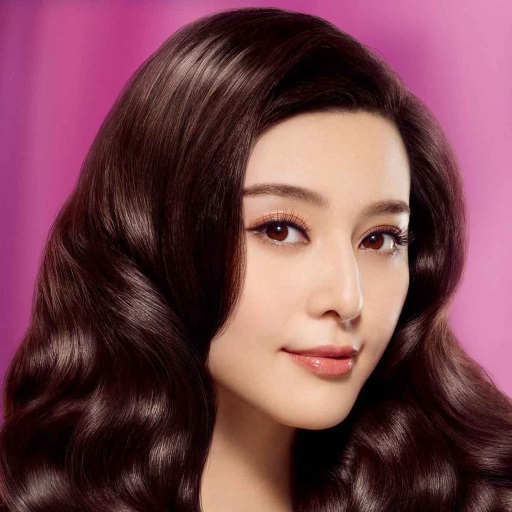
#> input picture _4.python/__code/cooknotebook-master_ruoyu0088/notebooks/opencv/beauty05.jpg, 512 x 512 px, found by its file name
$ python '把照片转换成圆形马赛克效果.py'
#> lines starting #> are read from the running program, lines starting #| are printed output that depends on the picture; after the words box and inside, x2 and y2 are one past the last pixel; in counts of white or black regions, pixels touching at a corner belong together
"""
opencv 集合 新進2

"""

import cv2

ESC = 27
SPACE = 32

red = (0, 0, 255)
green = (0, 255, 0)
blue = (255, 0, 0)
white = (255, 255, 255)

filename = "D:/_git/vcs/_4.python/_data/picture1.jpg"

print("------------------------------------------------------------")  # 60個

# 共同
import os
import sys
import time
import math
import random
import numpy as np
import pandas as pd
import matplotlib.pyplot as plt

font_filename = "D:/_git/vcs/_1.data/______test_files1/_font/msch.ttf"
# 設定中文字型及負號正確顯示
# 設定中文字型檔
plt.rcParams["font.sans-serif"] = "Microsoft JhengHei"  # 將字體換成 Microsoft JhengHei
# 設定負號
plt.rcParams["axes.unicode_minus"] = False  # 讓負號可正常顯示
plt.rcParams["font.size"] = 12  # 設定字型大小

print("------------------------------------------------------------")  # 60個

from PIL import Image
from PIL import ImageFont
from PIL import ImageDraw


def show():
    plt.show()
    pass


def cvshow(title, image):
    # return
    cv2.imshow(title, image)
    cv2.waitKey()
    cv2.destroyAllWindows()
    pass


print("------------------------------------------------------------")  # 60個

# 把照片转换成圆形马赛克效果

from PIL import Image

# 首先使用cvtColor()将图像转换为灰度图像，然后使用Canny()找出图像的边缘。

img = cv2.imread("beauty05.jpg")
#> img is the input picture: shape (512, 512, 3); mean B, G, R 78.3, 68.9, 117.6
img = cv2.cvtColor(img, cv2.COLOR_BGR2RGB)
img_gray = cv2.cvtColor(img, cv2.COLOR_RGB2GRAY)
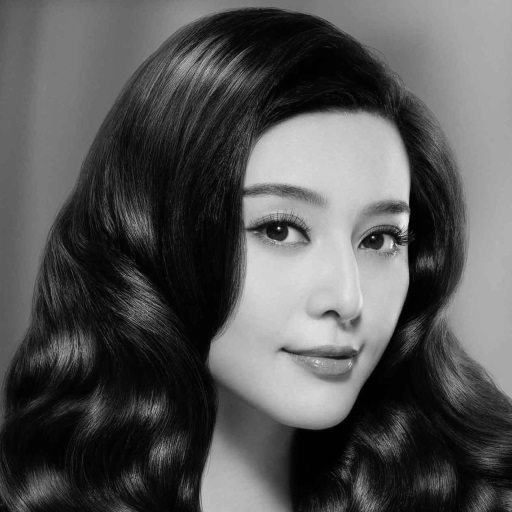
#> img_gray: shape (512, 512); min 0, max 246, mean 84.6
edges = 255 - cv2.Canny(img_gray, 50, 200)
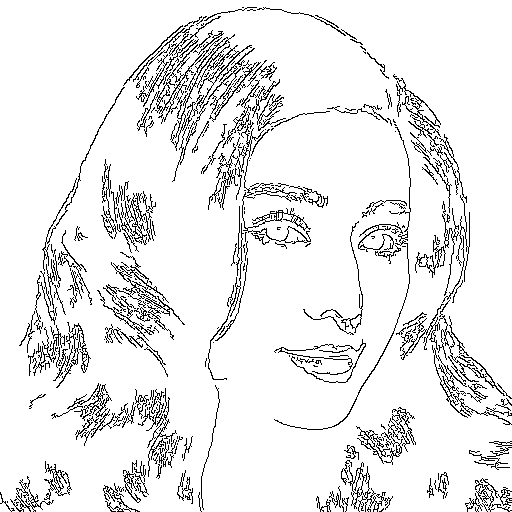
#> edges: shape (512, 512); 91.7% white; black in thin lines or dots
Image.fromarray(np.hstack((img, edges[:, :, None].repeat(3, axis=2))))

# 非边缘部分可以用大圆填充。用distanceTransform()找到每个白色像素到最近的黑色像素的距离。

from matplotlib.pyplot import get_cmap

dist = cv2.distanceTransform(edges, cv2.DIST_L2, 3)
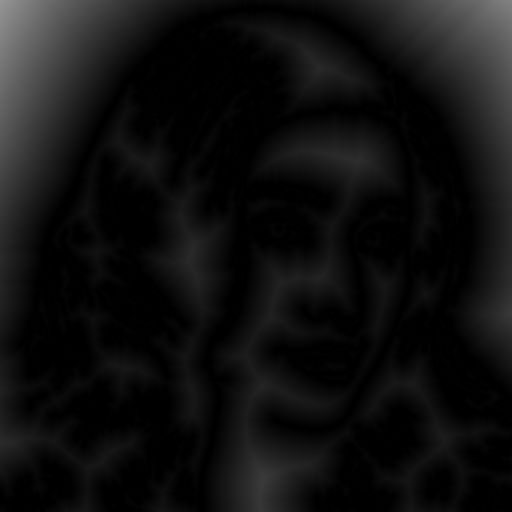
#> dist: shape (512, 512) float32; min 0, max 149.8, mean 16.6
cmap = get_cmap("viridis")
Image.fromarray(cmap(dist / dist.max(), bytes=True))

# 所有距离中的最大值就是能填充的最大的圆。找到这个最大可填充圆的圆心(cx, cy)和半径radius。

idx = np.argmax(dist)
#> idx = 0
cy, cx = np.unravel_index(idx, dist.shape)
#> cy = 0; cx = 0
radius = dist[cy, cx]
#> radius = 149.8
cv2.circle(edges, (cx, cy), int(radius), (0, 0, 0, 0), thickness=-1)
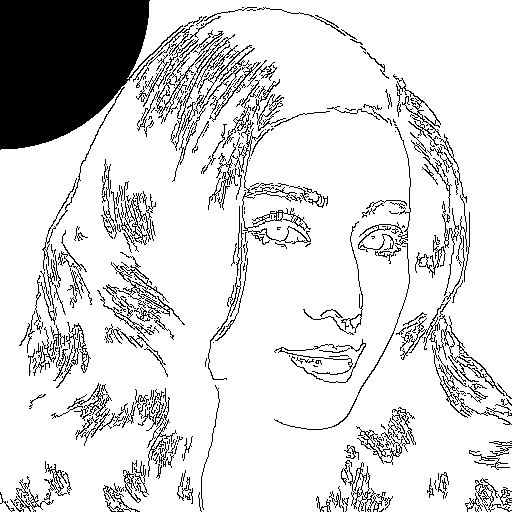
#> edges: shape (512, 512); 85% white; 291 black regions (124 under 20 px), largest, box (x1, y1, x2, y2) and area: (0, 0, 183, 226) 17900, (170, 34, 261, 151) 1324, (216, 120, 311, 244) 950
Image.fromarray(edges)

"""
下面的find_circiles(filename, n)将图像文件filename转换为n个圆形填充图案。

❶当找到n//2个圆形之后，将开始找到的边缘图案edges_original设置为白色，这样可以继续让圆形填充边缘部分。
❷为了找到每个圆形对应的颜色，需要找到圆形中每个像素的坐标，然后计算原始图像中这些坐标的像素的颜色平均值。
这里通过比较cv2.circle()绘制圆形前后的像素值的差别，找到这些坐标。
"""


def find_circles(filename, n):
#> called with filename = 'beauty05.jpg', n = 1500
    img = cv2.imread(filename)
    img = cv2.cvtColor(img, cv2.COLOR_BGR2RGB)
    img_gray = cv2.cvtColor(img, cv2.COLOR_RGB2GRAY)
    edges = 255 - cv2.Canny(img_gray, 50, 200)
    edges_original = edges.copy()
    circles = []
    for i in range(n):
        if i == n // 2:
            edges[edges_original == 0] = 255  # ❶
        dist = cv2.distanceTransform(edges, cv2.DIST_L2, 3)
        idx = np.argmax(dist)
        cy, cx = map(int, np.unravel_index(idx, dist.shape))
        radius = int(round(dist[cy, cx]))
        edges_old = edges.copy()
        cv2.circle(edges, (cx, cy), radius, (0, 0, 0, 0), thickness=-1)
        color = img[edges_old != edges].mean(0).astype(np.uint8)  # ❷
        circles.append([cx, cy, radius] + color.tolist())
#> this loop made 1500 passes
#> (idx, cy, cx, radius, color) on passes 1 to 3: (0, 0, 0, 150, [182, 70, 133]), (511, 0, 511, 131, [213, 122, 172]), (244487, 477, 263, 59, [124, 83, 64])
#> pass 3, in find_circles, `dist = cv2.distanceTransform(edges, cv2.DIST_L2, 3)`:
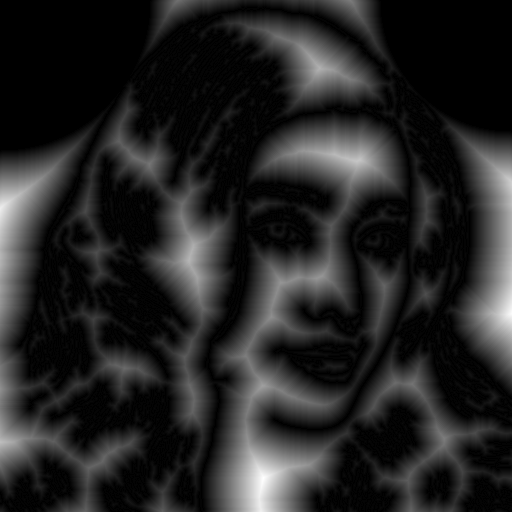
#> dist: shape (512, 512) float32; min 0, max 58.9, mean 8.7; drawn with min black and max white
#> after the loop:
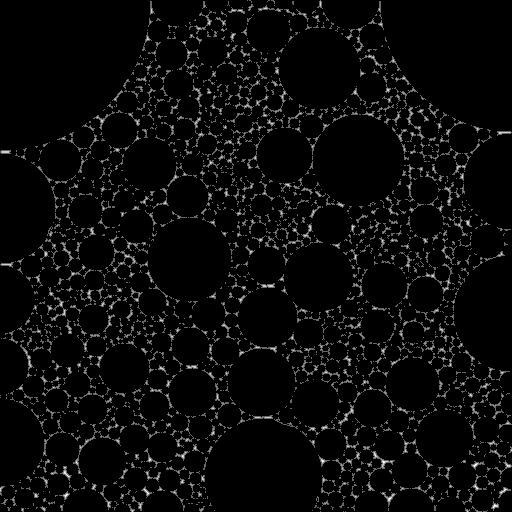
#> dist: shape (512, 512) float32; min 0, max 2.32, mean 0.091; drawn with min black and max white
#> after the loop:
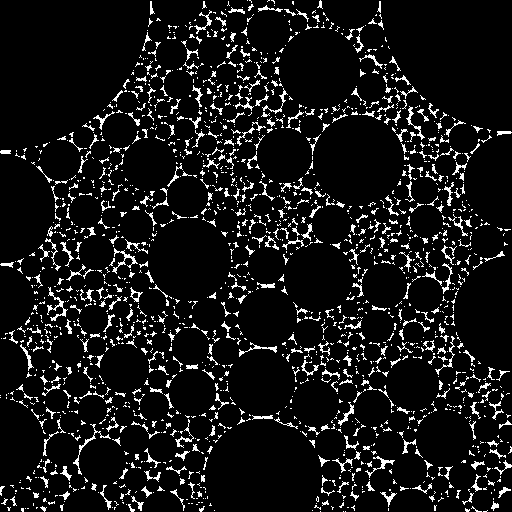
#> edges: shape (512, 512); 8.7% white in thin lines or dots
#> after the loop, circles = 1500 items, first 6: [0, 0, 150, 182, 70, 133], [511, 0, 131, 213, 122, 172], [263, 477, 59, 124, 83, 64], [511, 313, 58, 221, 140, 184], [0, 208, 55, 171, 67, 130], [511, 181, 48, 218, 134, 179]
    return dict(width=img.shape[1], height=img.shape[0], circles=circles)


circles = find_circles("beauty05.jpg", 1500)
#> circles = 3 items


# 变形动画

# 先将所有的图片的圆形信息保存到JSON文件之中。

from glob import glob
import json

for fn in glob("beauty*.jpg"):
    circles = find_circles(fn, 1500)
    with open(fn.replace(".jpg", ".json"), "w") as f:
        json.dump(circles, f)

data = []
for fn in glob("*.json"):
    with open(fn) as f:
        data.append(json.load(f))


print("------------------------------------------------------------")  # 60個
print("------------------------------------------------------------")  # 60個


print("------------------------------------------------------------")  # 60個
print("------------------------------------------------------------")  # 60個


print("------------------------------------------------------------")  # 60個


print("------------------------------------------------------------")  # 60個
print("作業完成")
print("------------------------------------------------------------")  # 60個
sys.exit()
#> (the program exits here)
